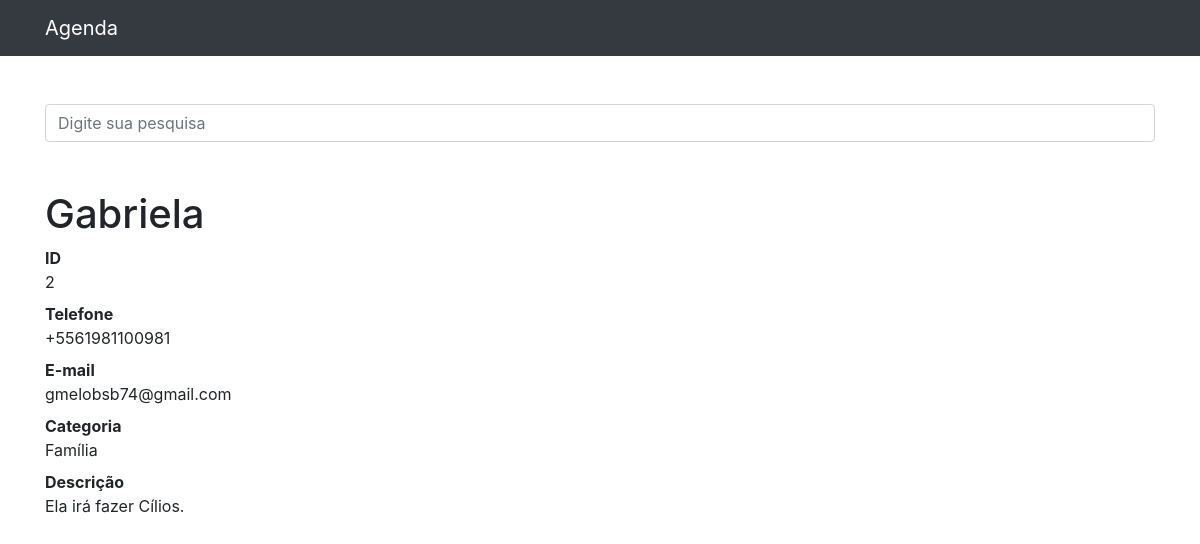
/2, run on the app's committed database.
### contatos/models.py (models this page shows, shortened)
class Contato(models.Model):
    nome = models.CharField(max_length=255)
    sobrenome = models.CharField(max_length=255, blank=True)
    telefone = models.CharField(max_length=255)
    email = models.CharField(max_length=255, blank=True)
    descricao = models.TextField(blank=True)
    categoria = models.ForeignKey(Categoria, on_delete=models.DO_NOTHING)
    procedimento = models.ManyToManyField(Procedimento)
    mostrar = models.BooleanField(default=True)
    foto = models.ImageField(blank=True, upload_to='fotos/%y/%m/')

class Categoria(models.Model):
    nome = models.CharField(max_length=255)
    ativo = models.CharField(max_length=1,default='S')
    def __str__(self):
        return self.nome

### contatos/views.py (the view)
# urls.py: path('<int:contato_id>', views.ver_contato, name='ver_contato'),
def ver_contato(request, contato_id):
    contato = get_object_or_404(Contato,id=contato_id) #tratamento de erro se o ID não for encontrado
    return render(request, 'contatos/ver_contato.html', {
        'contato' : contato
    })

### contatos/templates/contatos/ver_contato.html
{% extends 'base.html'%}
{%block conteudo%}
 <h1 class="mt-5">{{contato.nome}}</h1>
        <dl>
          <dt>ID</dt>
          <dd>{{contato.id}}</dd>
          <dt>Telefone</dt>
          <dd>{{contato.telefone}}</dd>
          <dt>E-mail</dt>
          <dd>{{contato.email}}</dd>
          <dt>Categoria</dt>
          <dd>{{contato.categoria}}</dd>
          <dt>Descrição</dt>
          <dd>
           {{contato.descricao}}
          </dd>
        </dl>
{% endblock%}

### data on the page
Contato: nome "Gabriela", id "2", telefone "+5561981100981", email "gmelobsb74@gmail.com", categoria "Família", descricao "Ela irá fazer Cílios."
